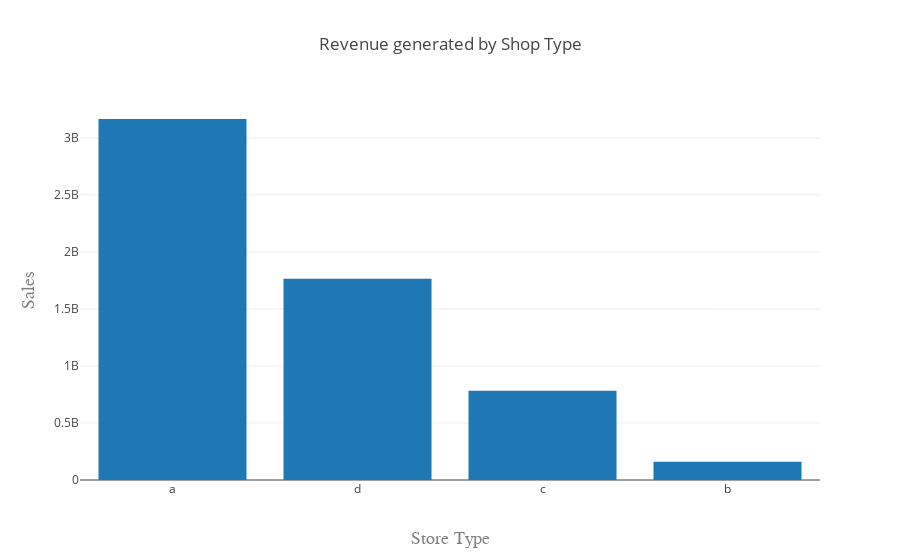

Here is the notebook cell this chart was saved with:
### Markdown cell above
*** Revenue by store type ***

### Code cell
#Sum the train dataframe by store number summing up the others columns 
trainsumbystore = train.groupby('Store').sum().reset_index()
 
#Merge the two datasets 

mergedtable = pd.merge(trainsumbystore, store, on='Store')

salesstoretype= mergedtable[['StoreType', 'Sales']]
salesstoretype= salesstoretype.groupby('StoreType').sum().sort_values(by='Sales',ascending=False)
salesstoretype= salesstoretype.reset_index()



trace1 = go.Bar(
    x=salesstoretype[('StoreType')],
    y=salesstoretype[('Sales')],
    name='Name of Trace 1'
)

data = [trace1]

layout = go.Layout(
    title='Revenue generated by Shop Type',
    xaxis=dict(
        title='Store Type',
        titlefont=dict(
            family='Courier New, monospace',
            size=18,
            color='#7f7f7f'
        )
    ),
    yaxis=dict(
        title='Sales',
        autorange = True,
        titlefont=dict(
            family='Courier New, monospace',
            size=18,
            color='#7f7f7f'
        )
    )
)
fig = go.Figure(data=data, layout=layout)

fig.iplot()
#plot_url = py.plot(fig, filename='styling-names')
                   
#salesstoretype.iplot(colorscale='spectral', kind= 'bar', y= 'Sales', layout=layout)

### Figure 1 — Plotly figure (JSON) as saved in the notebook; plotly's stock layout.template omitted (floating-point values rounded to 4 significant figures)
{"data": [{"name": "Name of Trace 1", "type": "bar", "x": ["a", "d", "c", "b"], "y": [3165334859, 1765392943, 783221426, 159231395]}], "layout": {"title": "Revenue generated by Shop Type", "xaxis": {"title": "Store Type", "titlefont": {"color": "#7f7f7f", "family": "Courier New, monospace", "size": 18}}, "yaxis": {"autorange": true, "title": "Sales", "titlefont": {"color": "#7f7f7f", "family": "Courier New, monospace", "size": 18}}}}
